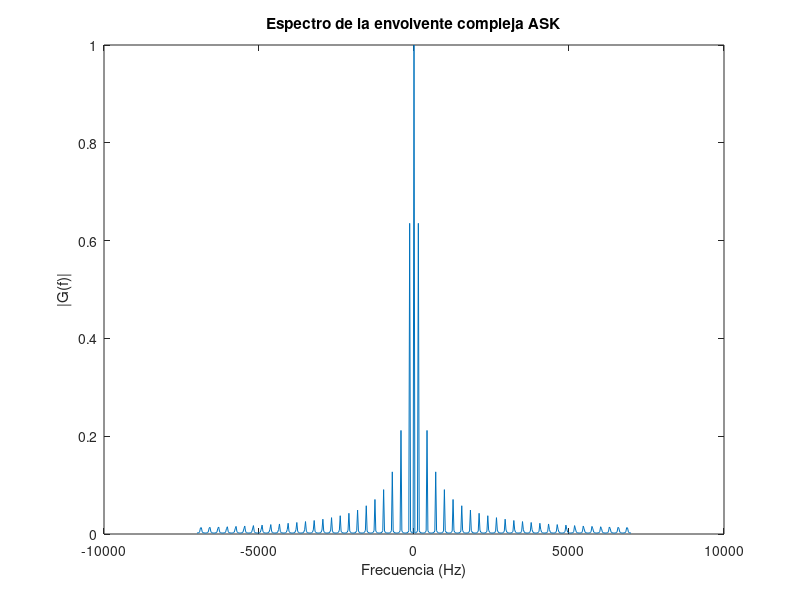

This chart was generated by the following MATLAB code:
fb = 1000;          % tasa de bits
t = 0:1e-5:5e-3;
m = square(2*pi*fb*t) * 0.5 + 0.5;  % onda cuadrada unipolar

% Transformada de Fourier
N = length(m);
f = linspace(-fb*7, fb*7, N);
G = abs(fftshift(fft(m)));

plot(f, G/max(G));
xlabel('Frecuencia (Hz)');
ylabel('|G(f)|');
title('Espectro de la envolvente compleja ASK');
saveas(gcf, 'miGrafico.png')
